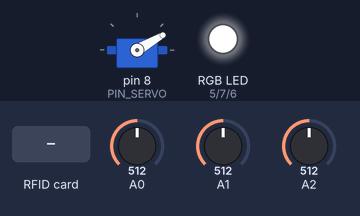
Recording of a sketch running on a simulated Arduino Uno, built with avr-gcc and run on an emulated ATmega328P. On the bench: servo, an RGB LED mixed from three pins (HIGH = lit). Inputs (shaded band) come from the test bench; at power-on: A0 = 512, A1 = 512, A2 = 512. Pins used as bus, display or sensor lines are not drawn; what the sketch prints to the serial monitor is not drawn.

Above: at 3.2 s.
3.3 s: RFID card 5E 7A 19 C4 held to the reader
At 3.7 s:
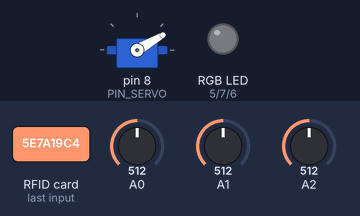
At 4.5 s:
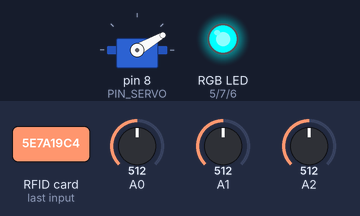
6.3 s: A0 set to 306
7.8 s: A1 set to 306
9.3 s: A2 set to 306
Timing chart, 0 to 11.8 s (numbered marks = the images above; inputs shaded):
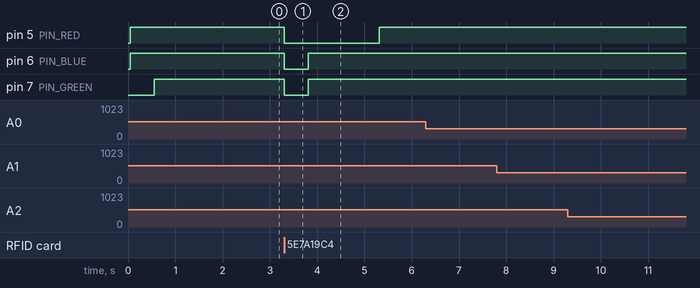

Measured:
- after the input at 3.3 s, pin 5 (PIN_RED): HIGH → LOW at once, → HIGH 2.0 s later; pin 6 (PIN_BLUE), pin 7 (PIN_GREEN): HIGH → LOW at once, → HIGH 0.50 s later
- after the input at 6.3 s, every drawn part: stays the same
- after the input at 7.8 s, every drawn part: stays the same
- after the input at 9.3 s, every drawn part: stays the same

The sketch:

Door_Man_Reader.ino
```cpp
/*!
 *  @file    Door_Man_Reader.ino
 *  @autor   Irvin Ponce Pérez
 *
 *  Sketch de la unidad de lectura de la cerradura de Door-Man System.
 *
 *  Encargado de detectar las tarjetas Mifare Classic y realizar el desbloqueo
 *  de la cerradura.
 *
 *  La unidad de Lectura es la encargada de realizar el envió de la actividad
 *  reaizada en la puerta, leer los cambios en los optointeruptores y enviar
 *  esa información a la unidad de escritura.
 *
 *  Conexion de Pines RFID-RC522.
 *
 *  SDA   : Pin 10
 *  SCK   : Pin 13
 *  MOSI  : Pin 11
 *  MISO  : Pin 12
 *  IRQ   :
 *  GND   :  GND
 *  RST   : Pin 9
 *  3.3V  :  3.3V
 */

#include <SPI.h>
#include <MFRC522.h>
#include <Servo.h>

/*!
 *   Definiciones para el lector RFID MF-RC522
 */
#define SDA_PIN 10
#define RST_PIN 9

MFRC522 mfrc522(SDA_PIN, RST_PIN);
MFRC522::MIFARE_Key key = {0xFF, 0xFF, 0xFF, 0xFF, 0xFF, 0xFF};

const byte TRAILER_BLOCK = 7;
const byte DOOR_BLOCK = 4;
const byte CARD_BLOCK = 5;

/*!
 *  Definición de Pines LED RGB.
 */
const int PIN_RED = 5;
const int PIN_GREEN = 7;
const int PIN_BLUE = 6;

/*!
 *  Definición para los interruptores.
 */
const int PIN_INSIDE = 0;
const int PIN_OUTSIDE = 1;
const int PIN_CLOSED = 2;

boolean isInside;
boolean isOutside;
boolean isClosed;

/*!
 *  Definición de Variables de las Tarjetas.
 */
String door;
String card;

const String DOOR = "door10";

/*!
 * Definiciones para el servo.
 */
Servo servo;
const int PIN_SERVO = 8;

/*****************************************************************/
/*!
 *      Inicialización de la Arduino UNO
 *  1  :  Inicialización de los pines del LED RGB
 *  2  :  Inicialización del lector RFID-RC522.
 *  3  :  Inicializacion del transmisor de datos.
 *  4  :  delaracion de los pines 2 y 3 para el manejo de estado change.
 *  5  :  declaracion e instancia del servo.
 *  6  :  Inicializacion de los interruptores.
 */
/*****************************************************************/
void setup(){

  //1
  pinMode(PIN_RED, OUTPUT);
  pinMode(PIN_GREEN, OUTPUT);
  pinMode(PIN_BLUE, OUTPUT);

  //2
  SPI.begin();
  mfrc522.PCD_Init();
  setColor(false, true, false);
  offLED(500);

  //3
  Serial.begin(9600);

  //5
  setServo(30);

  //6
  isInside = getSwitch(PIN_INSIDE);
  isOutside = getSwitch(PIN_OUTSIDE);
  isClosed = getSwitch(PIN_CLOSED);

}

/**************************************************************************/
/*!                Ciclo de la Arduino Ethernet
 *  1 : Detección y escritura de las tarjetas.
 *  2 : Consulta del estado del sensor interno.
 *  3 : Consutla del estado del sensor externo.
 */
/**************************************************************************/
void loop(){

  //1
  if (mfrc522.PICC_IsNewCardPresent()){
    if (mfrc522.PICC_ReadCardSerial()){
      setColor(true, true, true);
      delay(500);
      if (readTag()){
        if (DOOR.equals(door)){
          setColor(false, true, false);
          setServo(110);
        }
        else {
          setColor(true, false, false);
          setServo(30);
        }
      }
      else {
        setColor(true, true, false);
      }
      mfrc522.PCD_StopCrypto1();
    }
    offLED(500);
  }

  //2
  // FALSE : sin movimiento.
  //  TRUE : abriendo.
  if (getSwitch(PIN_INSIDE) != isInside){
    changeInside();
  }

  //3
  if (getSwitch(PIN_OUTSIDE) != isOutside){
    changeOutside();
  }

  //4
  if (getSwitch(PIN_CLOSED) != isClosed){
    changeClosed();
  }

}

/******************************************************************************/
/*!
 *  Envia el mensaje
 */
/******************************************************************************/
void sendMessage(String side){
  String data = "";
  data += "#" + DOOR;
  data += "/" + side;
  data += "/" + card + "$";

  for (int i = 0; i < data.length(); i++){
    Serial.print(data[i]);
    delay(10);
  }

}

/**************************************************************************/
/*!
 *    Obtiene el estado del interuptor
 *
 *    @param pin : pin del interuptor que sera consultado
 *    @return : boolean del estado del interuptor.
 */
/**************************************************************************/
boolean getSwitch(int pin){
  int value = map(analogRead(pin), 0, 1023, 0, 2);
  return (boolean)value;
}

void changeInside(){
  isInside = !isInside;
  if (!isInside){
     int mili = 0;

     while (true){
       mili += 10;
       delay(10);

       if (getSwitch(PIN_CLOSED)){
         sendMessage("inside_open");
         break;
       }

       if (mili == 10000){
         break;
       }

     }
  }
}

void changeOutside(){
  isOutside = !isOutside;
  if (!isOutside){
     int mili = 0;

     while (true){
       mili += 10;
       delay(10);

       if (getSwitch(PIN_CLOSED)){
         sendMessage("outside_open");
         break;
       }

       if (mili == 10000){
         break;
       }

     }
  }
  else {
    setServo(30);
  }
}

void changeClosed(){
  isClosed = !isClosed;
  if (!isClosed){
    sendMessage("closed");
  }
}

/**************************************************************************/
/*!
 *     Desbloquea el pasador girando el servo en los grados dados.
 */
/**************************************************************************/
void setServo(int degree){
  servo.attach(PIN_SERVO);
  servo.write(degree);
  delay(1000);
  servo.detach();
}

/**************************************************************************/
/*!
 *     Lectura de la tarjeta
 */
/**************************************************************************/
boolean readTag(){
  byte authentication = mfrc522.PCD_Authenticate(MFRC522::PICC_CMD_MF_AUTH_KEY_A, TRAILER_BLOCK, &key, &(mfrc522.uid));

  if(authentication != MFRC522::STATUS_OK){
    authentication = mfrc522.PCD_Authenticate(MFRC522::PICC_CMD_MF_AUTH_KEY_B, TRAILER_BLOCK, &key, &(mfrc522.uid));
    if(authentication != MFRC522::STATUS_OK){
      return false;
    }
    else {
      return readed();
    }
  }
  else {
    return readed();
  }
}

/**************************************************************************/
/*!
 *     Realiza la lectura de los bloques 4 y 5 y asigna el valor recuperado
 *     a las variables door y card
 *       @return  : Booleano correspondiente a la lectura satisfactoria de
 los dos bloques leidos.
 */
/**************************************************************************/
boolean readed(){

  byte readDoor;
  byte readCard;
  byte buffer[18];
  byte size = sizeof(buffer);

  String _door = "";
  String _card = "";

  readDoor = mfrc522.MIFARE_Read(DOOR_BLOCK, buffer, &size);
  if (readDoor == MFRC522::STATUS_OK){
    for (int i = 0; i < 16; i++){
      if (buffer[i] != 0){
        char c = buffer[i];
        _door.concat(c);
      }
    }
  }

  readCard = mfrc522.MIFARE_Read(CARD_BLOCK, buffer, &size);
  if (readCard == MFRC522::STATUS_OK){
    for (int i = 0; i < 16; i++){
      if (buffer[i] != 0){
        char c = buffer[i];
        _card.concat(c);
      }
    }
  }

  if (DOOR.equals(_door)){
    door = _door;
    card = _card;
  }

  if (readDoor == MFRC522::STATUS_OK && readCard == MFRC522::STATUS_OK){
    return true;
  }
  else {
    return false;
  }

}

/*****************************************************************************/
/*!
 Establece el color a mostrar, de acuerdo al estatus de la tarjeta

 OFF    (false, false, false)
 RED    (true, false, false)
 GREEN  (false, true, false)
 BLUE   (false, false, blue)
 YELLOW (true, true, false)
 CYAN   (false, true, true)
 PURPLE (true, false, true)
 WHITE(true, true, true)

 @param red  :  valor del pin del LED Rojo.
 @param green  :  valor del pin del LED Verde.
 @param blue :  valor del pin del LED Azul.
 */
/*****************************************************************************/
void setColor(boolean red, boolean green, boolean blue){
  digitalWrite(PIN_RED, !red);
  digitalWrite(PIN_GREEN, !green);
  digitalWrite(PIN_BLUE, !blue);
}

/*****************************************************************************/
/*!
 Apaga el LED de la unidad de escritura y realiza una espera del tiempo
 necesario.

 @param wait : tiempo de espera.
 */
/*****************************************************************************/
void offLED(int wait){
  delay(wait);
  setColor(false, false, false);
  delay(wait);
}
```
